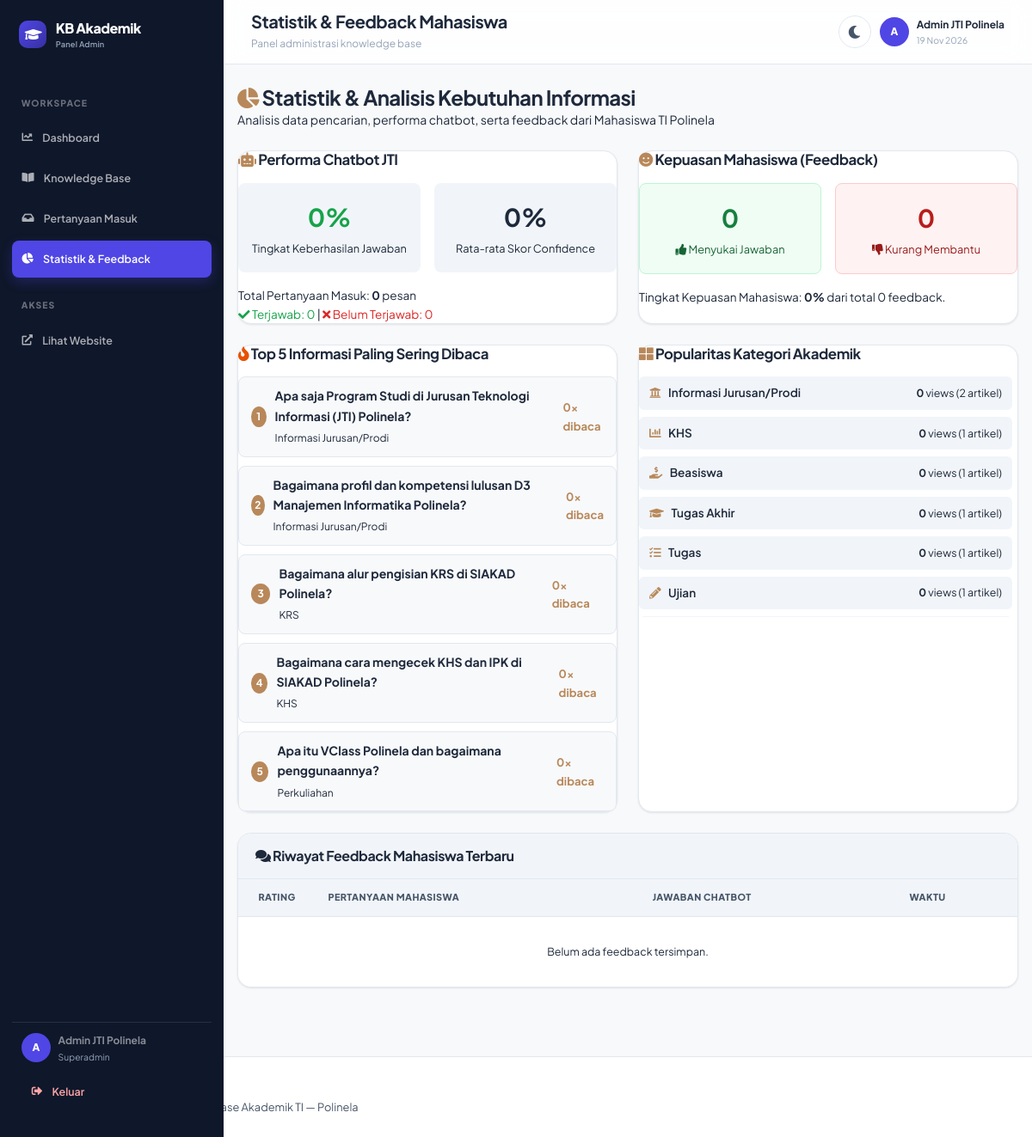
The page /admin/stats.php (signed in) on the database its author committed.
### tables this page shows
CREATE TABLE IF NOT EXISTS knowledge (
    id           INT AUTO_INCREMENT PRIMARY KEY,
    category_id  INT          NOT NULL,
    question     TEXT         NOT NULL,           
    answer       TEXT         NOT NULL,           
    created_by   INT          NOT NULL,           
    is_active    TINYINT(1)   DEFAULT 1,
    view_count   INT          DEFAULT 0,          
    created_at   TIMESTAMP DEFAULT CURRENT_TIMESTAMP,
    updated_at   TIMESTAMP DEFAULT CURRENT_TIMESTAMP ON UPDATE CURRENT_TIMESTAMP,
    FOREIGN KEY (category_id) REFERENCES categories(id) ON DELETE RESTRICT,
    FOREIGN KEY (created_by)  REFERENCES users(id)      ON DELETE RESTRICT
);

CREATE TABLE IF NOT EXISTS categories (
    id          INT AUTO_INCREMENT PRIMARY KEY,
    name        VARCHAR(100) NOT NULL,
    slug        VARCHAR(100) NOT NULL UNIQUE,    
    description TEXT,
    icon        VARCHAR(50)  DEFAULT 'fa-folder',  
    is_active   TINYINT(1)   DEFAULT 1,
    created_at  TIMESTAMP DEFAULT CURRENT_TIMESTAMP
);

### admin/stats.php (the view, shortened to what this page needs)
<?php
require_once __DIR__ . '/../config/database.php';
$stmt_top_read = $pdo->query("
    SELECT k.question, k.view_count, c.name as category_name
    FROM knowledge k
    JOIN categories c ON k.category_id = c.id
    WHERE k.is_active = 1
    ORDER BY k.view_count DESC
    LIMIT 5
");
$top_read = $stmt_top_read->fetchAll();
$stmt_cat_stats = $pdo->query("
    SELECT c.name, c.icon, COUNT(k.id) as total_knowledge, SUM(k.view_count) as total_views
    FROM categories c
    LEFT JOIN knowledge k ON c.id = k.category_id AND k.is_active = 1
    GROUP BY c.id
    ORDER BY total_views DESC, total_knowledge DESC
");
$cat_stats = $stmt_cat_stats->fetchAll();
$stmt_chat_perf = $pdo->query("
    SELECT
        COUNT(*) as total_messages,
        SUM(CASE WHEN status = 'answered' THEN 1 ELSE 0 END) as answered_count,
        SUM(CASE WHEN status = 'unanswered' THEN 1 ELSE 0 END) as unanswered_count,
        AVG(confidence) as avg_confidence
    FROM chat_history
");
$chat_perf = $stmt_chat_perf->fetch();
$total_messages  = (int)($chat_perf['total_messages'] ?? 0);
$answered_count  = (int)($chat_perf['answered_count'] ?? 0);
$unanswered_count= (int)($chat_perf['unanswered_count'] ?? 0);
$avg_confidence  = round((float)($chat_perf['avg_confidence'] ?? 0), 2);
$success_rate    = $total_messages > 0 ? round(($answered_count / $total_messages) * 100, 1) : 0;
$stmt_fb_summary = $pdo->query("
    SELECT
        COUNT(*) as total_feedback,
        SUM(CASE WHEN rating = 'like' THEN 1 ELSE 0 END) as total_likes,
        SUM(CASE WHEN rating = 'dislike' THEN 1 ELSE 0 END) as total_dislikes
    FROM feedback
");
$fb_summary = $stmt_fb_summary->fetch();
$total_feedback = (int)($fb_summary['total_feedback'] ?? 0);
$total_likes    = (int)($fb_summary['total_likes'] ?? 0);
$total_dislikes = (int)($fb_summary['total_dislikes'] ?? 0);
$like_rate      = $total_feedback > 0 ? round(($total_likes / $total_feedback) * 100, 1) : 0;
$stmt_recent_fb = $pdo->query("
    SELECT f.rating, f.comment, f.created_at, h.user_message, h.bot_answer
    FROM feedback f
    JOIN chat_history h ON f.chat_id = h.id
    ORDER BY f.id DESC
    LIMIT 10
");
$recent_feedback = $stmt_recent_fb->fetchAll();
require_once __DIR__ . '/header.php';
?>
<section class="page-content" style="padding-top:24px;">
    <div class="container">
        <div style="margin-bottom:24px;">
            <h1 style="color:var(--brown); font-size:1.5rem; font-weight:700;">
                <i class="fas fa-chart-pie" style="color:var(--brown-warm);"></i> Statistik & Analisis Kebutuhan Informasi
            </h1>
            <p style="color:var(--text-light); font-size:0.88rem;">
                Analisis data pencarian, performa chatbot, serta feedback dari Mahasiswa TI Polinela
            </p>
        </div>
        <div style="display:grid; grid-template-columns: 1fr 1fr; gap:24px; margin-bottom:24px;" class="admin-grid-2col">
            <div class="card" style="margin-bottom:0;">
                <h3 style="color:var(--brown); font-size:1.05rem; font-weight:700; margin-bottom:16px;">
                    <i class="fas fa-robot" style="color:var(--brown-warm);"></i> Performa Chatbot JTI
                </h3>
                <div style="display:grid; grid-template-columns: 1fr 1fr; gap:16px; text-align:center;">
                    <div style="padding:16px; background:var(--beige); border-radius:var(--radius-sm);">
                        <span style="font-size:1.8rem; font-weight:700; color:#16a34a; display:block;"><?php echo $success_rate; ?>%</span>
                        <span style="font-size:0.8rem; color:var(--text-light);">Tingkat Keberhasilan Jawaban</span>
                    </div>
                    <div style="padding:16px; background:var(--beige); border-radius:var(--radius-sm);">
                        <span style="font-size:1.8rem; font-weight:700; color:var(--brown); display:block;"><?php echo $avg_confidence; ?>%</span>
                        <span style="font-size:0.8rem; color:var(--text-light);">Rata-rata Skor Confidence</span>
                    </div>
                </div>
                <div style="margin-top:16px; font-size:0.85rem; color:var(--text-light); line-height:1.6;">
                    Total Pertanyaan Masuk: <strong><?php echo $total_messages; ?></strong> pesan<br>
                    <span style="color:#16a34a;"><i class="fas fa-check"></i> Terjawab: <?php echo $answered_count; ?></span> |
                    <span style="color:#dc2626;"><i class="fas fa-times"></i> Belum Terjawab: <?php echo $unanswered_count; ?></span>
                </div>
            </div>
            <div class="card" style="margin-bottom:0;">
                <h3 style="color:var(--brown); font-size:1.05rem; font-weight:700; margin-bottom:16px;">
                    <i class="fas fa-smile" style="color:var(--brown-warm);"></i> Kepuasan Mahasiswa (Feedback)
                </h3>
                <div style="display:grid; grid-template-columns: 1fr 1fr; gap:16px; text-align:center;">
                    <div style="padding:16px; background:#f0fdf4; border:1px solid #bbf7d0; border-radius:var(--radius-sm);">
                        <span style="font-size:1.8rem; font-weight:700; color:#15803d; display:block;"><?php echo $total_likes; ?></span>
                        <span style="font-size:0.8rem; color:#166534;"><i class="fas fa-thumbs-up"></i> Menyukai Jawaban</span>
                    </div>
                    <div style="padding:16px; background:#fef2f2; border:1px solid #fecaca; border-radius:var(--radius-sm);">
                        <span style="font-size:1.8rem; font-weight:700; color:#b91c1c; display:block;"><?php echo $total_dislikes; ?></span>
                        <span style="font-size:0.8rem; color:#991b1b;"><i class="fas fa-thumbs-down"></i> Kurang Membantu</span>
                    </div>
                </div>
                <div style="margin-top:16px; font-size:0.85rem; color:var(--text-light);">
                    Tingkat Kepuasan Mahasiswa: <strong style="color:var(--brown);"><?php echo $like_rate; ?>%</strong> dari total <?php echo $total_feedback; ?> feedback.
                </div>
            </div>
        </div>
        <div style="display:grid; grid-template-columns: 1fr 1fr; gap:24px; margin-bottom:24px;" class="admin-grid-2col">
            <div class="card" style="margin-bottom:0;">
                <h3 style="color:var(--brown); font-size:1.05rem; font-weight:700; margin-bottom:16px;">
                    <i class="fas fa-fire" style="color:#e65100;"></i> Top 5 Informasi Paling Sering Dibaca
                </h3>
                <?php if (count($top_read) > 0): ?>
                    <div style="display:flex; flex-direction:column; gap:10px;">
                        <?php $rank = 1; foreach ($top_read as $tr): ?>
                            <div style="display:flex; justify-content:space-between; align-items:center; padding:10px 14px; background:var(--cream); border-radius:var(--radius-sm); border:1px solid var(--beige-dark);">
                                <div style="display:flex; align-items:center; gap:10px;">
                                    <span style="width:24px; height:24px; border-radius:50%; background:var(--brown-warm); color:#fff; font-size:0.75rem; font-weight:700; display:flex; align-items:center; justify-content:center;">
                                        <?php echo $rank++; ?>
                                    </span>
                                    <div>
                                        <strong style="font-size:0.88rem; color:var(--brown); display:block;"><?php echo htmlspecialchars($tr['question']); ?></strong>
                                        <span style="font-size:0.75rem; color:var(--text-light);"><?php echo htmlspecialchars($tr['category_name']); ?></span>
                                    </div>
                                </div>
                                <span style="font-size:0.82rem; font-weight:700; color:var(--brown-warm);">
                                    <?php echo $tr['view_count']; ?>x dibaca
                                </span>
                            </div>
                        <?php endforeach; ?>
                    </div>
                <?php else: ?>
                    <p style="color:var(--text-light); text-align:center; padding:20px;">Belum ada data tayangan artikel.</p>
                <?php endif; ?>
            </div>
            <div class="card" style="margin-bottom:0;">
                <h3 style="color:var(--brown); font-size:1.05rem; font-weight:700; margin-bottom:16px;">
                    <i class="fas fa-th-large" style="color:var(--brown-warm);"></i> Popularitas Kategori Akademik
                </h3>
                <div style="display:flex; flex-direction:column; gap:8px; max-height:280px; overflow-y:auto; padding-right:6px;">
                    <?php foreach ($cat_stats as $cs): ?>
                        <div style="display:flex; justify-content:space-between; align-items:center; padding:8px 12px; background:var(--beige); border-radius:6px;">
                            <span style="font-size:0.85rem; font-weight:600; color:var(--brown);">
                                <i class="fas <?php echo htmlspecialchars($cs['icon']); ?>" style="margin-right:6px; color:var(--brown-warm);"></i>
                                <?php echo htmlspecialchars($cs['name']); ?>
                            </span>
                            <div style="font-size:0.78rem; color:var(--text-light);">
                                <strong style="color:var(--brown);"><?php echo (int)$cs['total_views']; ?></strong> views
                                (<?php echo $cs['total_knowledge']; ?> artikel)
                            </div>
                        </div>
                    <?php endforeach; ?>
                </div>
            </div>
        </div>
        <div class="card" style="padding:0; overflow:hidden;">
            <div style="padding:16px 20px; background:var(--beige); border-bottom:1px solid var(--beige-dark);">
                <h3 style="color:var(--brown); font-size:1rem; font-weight:700; margin:0;">
                    <i class="fas fa-comments"></i> Riwayat Feedback Mahasiswa Terbaru
                </h3>
            </div>
            <table class="data-table">
                <thead>
                    <tr>
                        <th style="width:90px; text-align:center;">Rating</th>
                        <th>Pertanyaan Mahasiswa</th>
                        <th>Jawaban Chatbot</th>
                        <th style="width:140px;">Waktu</th>
                    </tr>
                </thead>
                <tbody>
                    <?php if (count($recent_feedback) > 0): ?>
                        <?php foreach ($recent_feedback as $rf): ?>
                            <tr>
                                <td style="text-align:center;">
                                    <?php if ($rf['rating'] === 'like'): ?>
                                        <span class="status-pill status-success"><i class="fas fa-thumbs-up"></i> Suka</span>
                                    <?php else: ?>
                                        <span class="status-pill status-danger"><i class="fas fa-thumbs-down"></i> Kurang</span>
                                    <?php endif; ?>
                                </td>
                                <td style="font-size:0.88rem; font-weight:600; color:var(--brown);">
                                    "<?php echo htmlspecialchars($rf['user_message']); ?>"
                                </td>
                                <td style="font-size:0.83rem; color:var(--text-light);">
                                    <?php echo htmlspecialchars(mb_strimwidth($rf['bot_answer'], 0, 90, "...")); ?>
                                </td>
                                <td style="font-size:0.82rem; color:var(--text-light);">
                                    <?php echo date('d M Y, H:i', strtotime($rf['created_at'])); ?>
                                </td>
                            </tr>
                        <?php endforeach; ?>
                    <?php else: ?>
                        <tr>
                            <td colspan="4" style="text-align:center; padding:30px; color:var(--text-light);">
                                Belum ada feedback tersimpan.
                            </td>
                        </tr>
                    <?php endif; ?>
                </tbody>
            </table>
        </div>
    </div>
</section>
<?php require_once __DIR__ . '/footer.php'; ?>

### rows shown on the page
knowledge: question "Apa saja Program Studi di Jurusan Teknologi Informasi (JTI) Polinela?", category.name "Informasi Jurusan/Prodi", view_count "0"
knowledge: question "Bagaimana profil dan kompetensi lulusan D3 Manajemen Informatika Polinela?", category.name "Informasi Jurusan/Prodi", view_count "0"
knowledge: question "Bagaimana alur pengisian KRS di SIAKAD Polinela?", category.name "KRS", view_count "0"
knowledge: question "Bagaimana cara mengecek KHS dan IPK di SIAKAD Polinela?", category.name "KHS", view_count "0"
knowledge: question "Apa itu VClass Polinela dan bagaimana penggunaannya?", category.name "Perkuliahan", view_count "0"

### other values the page prints
substr($admin_user['full_name'], 0, 1) "A"
$admin_user['full_name'] "Admin JTI Polinela"
$admin_user['role'] "Superadmin"
$page_title "Statistik & Feedback Mahasiswa"
$success_rate "0"
$avg_confidence "0"
$total_messages "0"
$answered_count "0"
$unanswered_count "0"
$total_likes "0"
$total_dislikes "0"
$like_rate "0"
$total_feedback "0"
$cs['name'] "Informasi Jurusan/Prodi"
$cs['total_views'] "0"
